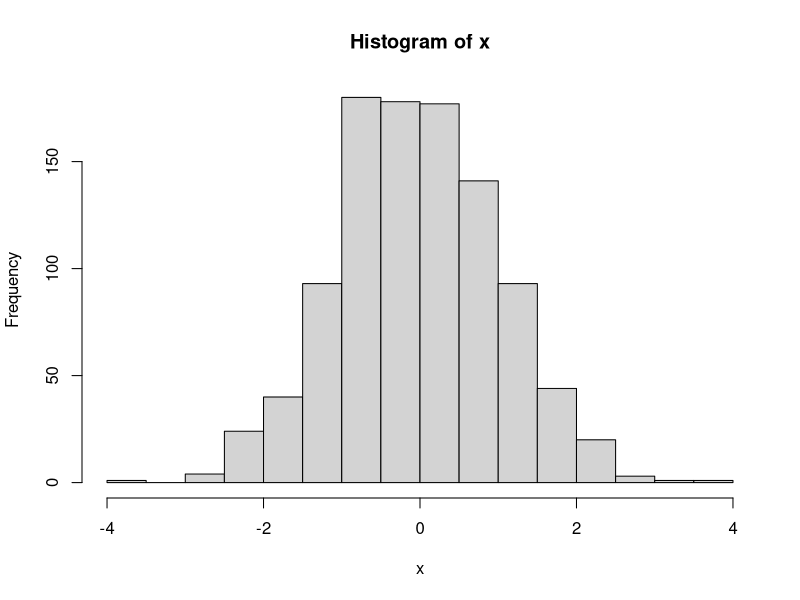

Source code (R):
## ---- chunk 1
knitr::opts_chunk$set(message=FALSE, warning=FALSE, fig.width=8, tidy=TRUE, tidy.opts=list(width.cutoff=20))
## ---- chunk 2
x = rnorm(1000)
hist(x)
## ---- chunk 3
df = data.frame(time=c('Before MonBUG', 'After MonBUG'), Rmarkdown.knowledge=c(3801,11543), Rmarkdown.usage=c(0.112309474298234, 0.2234982356))
## ---- chunk 4
df
library(knitr)
kable(df)
## ---- chunk 5
kable(df, digits=2, format.args = list(big.mark = ","), col.names=c('Time', 'RMarkdown knowledge', 'Rmarkdown usage'))
